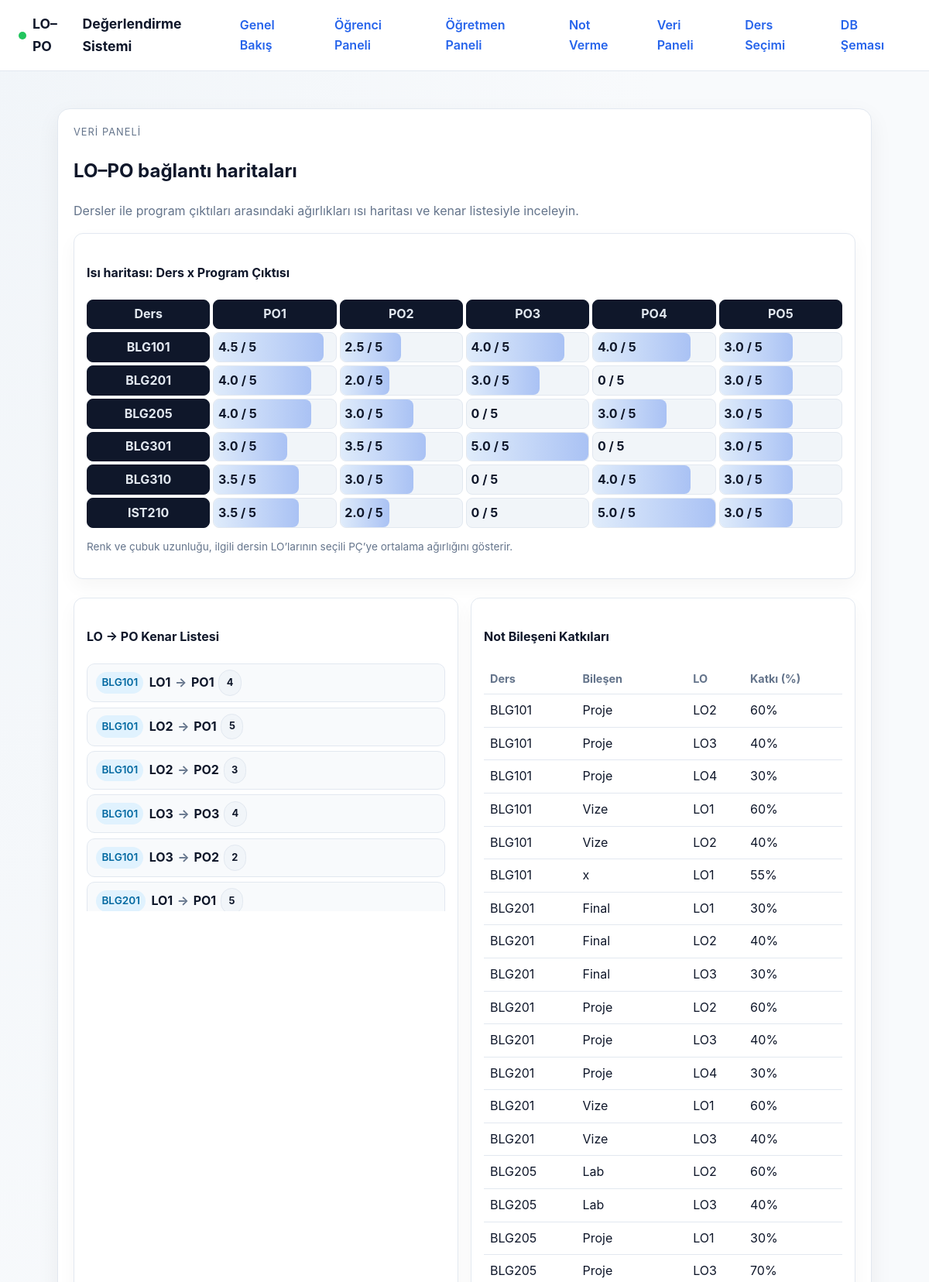
The page /analytics/ (upper part) on the database its author committed.
### assessment/models.py (models this page shows, shortened)
class ProgramOutcome(models.Model):
    code = models.CharField(max_length=10)
    title = models.CharField(max_length=255)
    description = models.TextField(blank=True)
    class Meta:
        ordering = ["code"]

class Course(models.Model):
    code = models.CharField(max_length=15)
    name = models.CharField(max_length=255)
    term = models.CharField(max_length=50, blank=True)
    class Meta:
        ordering = ["code"]

class LearningOutcome(models.Model):
    course = models.ForeignKey(Course, related_name="learning_outcomes", on_delete=models.CASCADE)
    code = models.CharField(max_length=10)
    description = models.TextField()
    class Meta:
        ordering = ["course__code", "code"]
        unique_together = ("course", "code")

class LearningOutcomeContribution(models.Model):
    assessment_component = models.ForeignKey(
        AssessmentComponent, related_name="learning_outcome_contributions", on_delete=models.CASCADE
    )
    learning_outcome = models.ForeignKey(
        LearningOutcome, related_name="assessment_contributions", on_delete=models.CASCADE
    )
    contribution_percent = models.PositiveSmallIntegerField(
        validators=[MinValueValidator(0), MaxValueValidator(100)], help_text="Bileşenin ÖÇ'ye katkısı (%)"
    )
    class Meta:
        unique_together = ("assessment_component", "learning_outcome")

class AssessmentComponent(models.Model):
    course = models.ForeignKey(Course, related_name="assessments", on_delete=models.CASCADE)
    name = models.CharField(max_length=100)
    weight_percent = models.PositiveSmallIntegerField(
        default=0,
        validators=[MinValueValidator(0), MaxValueValidator(100)],
        help_text="Ders içi ağırlık (%)",
    )
    class Meta:
        ordering = ["course", "name"]

### assessment/views.py (the view)
# urls.py: path("analytics/", views.analytics_panel, name="analytics"),
def analytics_panel(request):
    bootstrap_demo_data()
    courses = Course.objects.all()
    program_outcomes = ProgramOutcome.objects.all()
    links = (
        LearningOutcomeProgramOutcome.objects.select_related("learning_outcome", "program_outcome", "learning_outcome__course")
        .all()
    )
    heatmap = []
    for course in courses:
        row = {"course": course, "values": []}
        for po in program_outcomes:
            weights = [link.weight for link in links if link.learning_outcome.course_id == course.id and link.program_outcome_id == po.id]
            avg_weight = round(sum(weights) / len(weights), 2) if weights else 0
            percent = int((avg_weight / 5) * 100) if avg_weight else 0
            row["values"].append({"po": po, "value": avg_weight, "percent": percent})
        heatmap.append(row)
    edges = [
        {
            "course": link.learning_outcome.course,
            "lo": link.learning_outcome,
            "po": link.program_outcome,
            "weight": link.weight,
        }
        for link in links
    ]
    contribs = (
        LearningOutcomeContribution.objects.select_related(
            "assessment_component", "learning_outcome", "assessment_component__course"
        )
        .order_by("assessment_component__course__code", "assessment_component__name")
        .all()
    )
    context = {
        "courses": courses,
        "program_outcomes": program_outcomes,
        "heatmap": heatmap,
        "edges": edges,
        "contribs": contribs,
    }
    return render(request, "assessment/analytics.html", context)

### assessment/views.py (called while the page is built, shortened)
def bootstrap_demo_data():
    if Course.objects.exists():
        return

### templates/assessment/analytics.html
{% extends "base.html" %}
{% block content %}
<section class="panel">
    <header class="panel-header">
        <div>
            <p class="eyebrow">Veri Paneli</p>
            <h2>LO–PO bağlantı haritaları</h2>
            <p class="muted">Dersler ile program çıktıları arasındaki ağırlıkları ısı haritası ve kenar listesiyle inceleyin.</p>
        </div>
    </header>
    <div class="card">
        <h4>Isı haritası: Ders x Program Çıktısı</h4>
        <div class="heatmap">
            <div class="heatmap-header">
                <div class="cell head">Ders</div>
                {% for po in program_outcomes %}
                    <div class="cell head">{{ po.code }}</div>
                {% endfor %}
            </div>
            {% for row in heatmap %}
                <div class="heatmap-row">
                    <div class="cell head">{{ row.course.code }}</div>
                    {% for val in row.values %}
                        <div class="cell" data-value="{{ val.value }}">
                            <div class="cell-bar" style="width: {{ val.percent }}%"></div>
                            <span class="cell-value">{{ val.value }} / 5</span>
                        </div>
                    {% endfor %}
                </div>
            {% endfor %}
        </div>
        <p class="muted small">Renk ve çubuk uzunluğu, ilgili dersin LO’larının seçili PÇ’ye ortalama ağırlığını gösterir.</p>
    </div>
    <div class="cards">
        <article class="card">
            <h4>LO → PO Kenar Listesi</h4>
            <div class="edge-list">
                {% for edge in edges %}
                    <div class="edge-chip">
                        <span class="pill small">{{ edge.course.code }}</span>
                        <strong>{{ edge.lo.code }}</strong>
                        <span class="arrow">→</span>
                        <strong>{{ edge.po.code }}</strong>
                        <span class="badge">{{ edge.weight }}</span>
                    </div>
                {% empty %}
                    <p class="muted">Bağlantı yok.</p>
                {% endfor %}
            </div>
        </article>
        <article class="card">
            <h4>Not Bileşeni Katkıları</h4>
            <table class="compact">
                <thead>
                    <tr>
                        <th>Ders</th>
                        <th>Bileşen</th>
                        <th>LO</th>
                        <th>Katkı (%)</th>
                    </tr>
                </thead>
                <tbody>
                {% for c in contribs %}
                    <tr>
                        <td>{{ c.assessment_component.course.code }}</td>
                        <td>{{ c.assessment_component.name }}</td>
                        <td>{{ c.learning_outcome.code }}</td>
                        <td>{{ c.contribution_percent }}%</td>
                    </tr>
                {% empty %}
                    <tr><td colspan="4" class="muted">Katkı verisi yok.</td></tr>
                {% endfor %}
                </tbody>
            </table>
        </article>
    </div>
</section>
{% endblock %}

### static/assessment/styles.css (style rules this page uses)
:root { --bg: #f8fafc; --panel: #ffffff; --border: #e2e8f0; --text: #0f172a; --muted: #64748b; --primary: #2563eb; --accent: #f59e0b; --success: #22c55e; }
* { box-sizing: border-box; }
body { margin: 0; font-family: "Inter", system-ui, -apple-system, BlinkMacSystemFont, "Segoe UI", sans-serif; background: radial-gradient(ellipse at top left, #f1f5f9, #f8fafc 50%); color: var(--text); line-height: 1.6; }
.eyebrow { text-transform: uppercase; letter-spacing: 0.08em; color: var(--muted); font-size: 0.8rem; margin: 0 0 0.4rem; }
.pill, .badge { display: inline-flex; align-items: center; gap: 0.25rem; padding: 0.35rem 0.6rem; border-radius: 999px; background: #e0f2fe; color: #0369a1; font-weight: 700; font-size: 0.8rem; }
.pill.small { padding: 0.2rem 0.45rem; margin: 0.1rem; font-weight: 600; }
.badge { background: #f1f5f9; color: #0f172a; border: 1px solid var(--border); }
.cards { display: grid; grid-template-columns: repeat(auto-fit, minmax(250px, 1fr)); gap: 1rem; margin: 1.5rem 0; }
.card { background: var(--panel); border: 1px solid var(--border); border-radius: 12px; padding: 1rem; box-shadow: 0 10px 25px rgba(0,0,0,0.04); }
.muted { color: var(--muted); }
.small { font-size: 0.85rem; }
.panel { background: var(--panel); border: 1px solid var(--border); border-radius: 16px; padding: 1.25rem; margin: 1.5rem 0; box-shadow: 0 10px 30px rgba(15, 23, 42, 0.06); }
.panel-header { display: flex; justify-content: space-between; align-items: center; gap: 1rem; }
table { width: 100%; border-collapse: collapse; margin-top: 0.5rem; }
th, td { text-align: left; padding: 0.65rem; border-bottom: 1px solid var(--border); }
th { font-size: 0.9rem; color: var(--muted); }
.compact th, .compact td { padding: 0.5rem; }
.heatmap { display: grid; gap: 0.25rem; }
.heatmap-header, .heatmap-row { display: grid; grid-template-columns: repeat(auto-fit, minmax(70px, 1fr)); gap: 0.25rem; }
.heatmap .cell { position: relative; background: #f1f5f9; border-radius: 8px; padding: 0.35rem; border: 1px solid var(--border); }
.heatmap .cell.head { background: #0f172a; color: #e2e8f0; border-color: #0f172a; font-weight: 700; text-align: center; }
.cell-bar { position: absolute; inset: 0; background: linear-gradient(90deg, #bfdbfe, #2563eb); opacity: 0.35; border-radius: 8px; }
.cell-value { position: relative; font-weight: 700; color: #0f172a; }
.edge-list { display: grid; gap: 0.4rem; max-height: 320px; overflow-y: auto; }
.edge-chip { display: inline-flex; align-items: center; gap: 0.35rem; padding: 0.45rem 0.6rem; border: 1px solid var(--border); border-radius: 10px; background: #f8fafc; }
.edge-chip .arrow { color: var(--muted); font-weight: 700; }

### rows shown on the page
ProgramOutcome: code "PO1", {{ val.percent }} 90 (drawn), value "4.5", {{ val.percent }} 80 (drawn), value "4.0", {{ val.percent }} 60 (drawn), value "3.0", {{ val.percent }} 70 (drawn), value "3.5"
ProgramOutcome: code "PO2", {{ val.percent }} 50 (drawn), value "2.5", {{ val.percent }} 40 (drawn), value "2.0", {{ val.percent }} 60 (drawn), value "3.0", {{ val.percent }} 70 (drawn), value "3.5"
ProgramOutcome: code "PO3", {{ val.percent }} 80 (drawn), value "4.0", {{ val.percent }} 60 (drawn), value "3.0", value "0", {{ val.percent }} 100 (drawn), value "5.0"
ProgramOutcome: code "PO4", {{ val.percent }} 80 (drawn), value "4.0", value "0", {{ val.percent }} 60 (drawn), value "3.0", {{ val.percent }} 100 (drawn), value "5.0"
ProgramOutcome: code "PO5", {{ val.percent }} 60 (drawn), value "3.0"
Course: course.code "BLG101", lo.code "LO1", po.code "PO1", weight "4", lo.code "LO2", weight "5", po.code "PO2", weight "3", lo.code "LO3", po.code "PO3", weight "2"
Course: course.code "BLG201", lo.code "LO1", po.code "PO1", weight "5"
Course: course.code "BLG205"
Course: course.code "BLG301"
Course: course.code "BLG310"
Course: course.code "IST210"
LearningOutcomeContribution: assessment_component.course.code "BLG101", assessment_component.name "Proje", learning_outcome.code "LO2", contribution_percent "60"
LearningOutcomeContribution: assessment_component.course.code "BLG101", assessment_component.name "Proje", learning_outcome.code "LO3", contribution_percent "40"
LearningOutcomeContribution: assessment_component.course.code "BLG101", assessment_component.name "Proje", learning_outcome.code "LO4", contribution_percent "30"
LearningOutcomeContribution: assessment_component.course.code "BLG101", assessment_component.name "Vize", learning_outcome.code "LO1", contribution_percent "60"
LearningOutcomeContribution: assessment_component.course.code "BLG101", assessment_component.name "Vize", learning_outcome.code "LO2", contribution_percent "40"
LearningOutcomeContribution: assessment_component.course.code "BLG101", assessment_component.name "x", learning_outcome.code "LO1", contribution_percent "55"
LearningOutcomeContribution: assessment_component.course.code "BLG201", assessment_component.name "Final", learning_outcome.code "LO1", contribution_percent "30"
LearningOutcomeContribution: assessment_component.course.code "BLG201", assessment_component.name "Final", learning_outcome.code "LO2", contribution_percent "40"
LearningOutcomeContribution: assessment_component.course.code "BLG201", assessment_component.name "Final", learning_outcome.code "LO3", contribution_percent "30"
LearningOutcomeContribution: assessment_component.course.code "BLG201", assessment_component.name "Proje", learning_outcome.code "LO2", contribution_percent "60"
LearningOutcomeContribution: assessment_component.course.code "BLG201", assessment_component.name "Proje", learning_outcome.code "LO3", contribution_percent "40"
LearningOutcomeContribution: assessment_component.course.code "BLG201", assessment_component.name "Proje", learning_outcome.code "LO4", contribution_percent "30"
LearningOutcomeContribution: assessment_component.course.code "BLG201", assessment_component.name "Vize", learning_outcome.code "LO1", contribution_percent "60"
LearningOutcomeContribution: assessment_component.course.code "BLG201", assessment_component.name "Vize", learning_outcome.code "LO3", contribution_percent "40"
LearningOutcomeContribution: assessment_component.course.code "BLG205", assessment_component.name "Lab", learning_outcome.code "LO2", contribution_percent "60"
LearningOutcomeContribution: assessment_component.course.code "BLG205", assessment_component.name "Lab", learning_outcome.code "LO3", contribution_percent "40"
LearningOutcomeContribution: assessment_component.course.code "BLG205", assessment_component.name "Proje", learning_outcome.code "LO1", contribution_percent "30"
LearningOutcomeContribution: assessment_component.course.code "BLG205", assessment_component.name "Proje", learning_outcome.code "LO3", contribution_percent "70"
